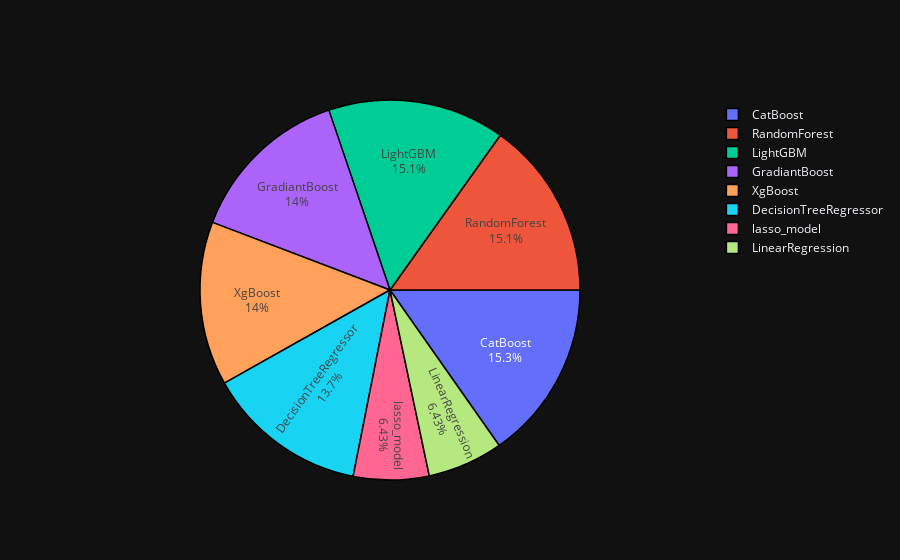

Notebook code for this chart:
### Code cell
label = model_scores['Models']
value = model_scores['R2 Score']


fig = go.Figure(data=[go.Pie(labels = label, values = value, rotation = 90)])

fig.update_traces(textposition='inside',
                  textinfo='percent+label',
                  marker=dict(line=dict(color='#000000', width = 1.5)))

fig.update_layout(title_x=0.5,
                  title_font=dict(size=20),
                  uniformtext_minsize=15,template='plotly_dark')


fig.show()

### Figure 1 — Plotly figure (JSON) as saved in the notebook; plotly's stock layout.template omitted (floating-point values rounded to 4 significant figures)
{"data": [{"labels": ["CatBoost", "RandomForest", "LightGBM", "GradiantBoost", "XgBoost", "DecisionTreeRegressor", "lasso_model", "LinearRegression"], "marker": {"line": {"color": "#000000", "width": 1.5}}, "rotation": 90, "textinfo": "percent+label", "textposition": "inside", "type": "pie", "values": [0.7424, 0.7373, 0.7333, 0.681, 0.679, 0.6683, 0.3129, 0.3129]}], "layout": {"title": {"font": {"size": 20}, "x": 0.5}, "uniformtext": {"minsize": 15}}}
